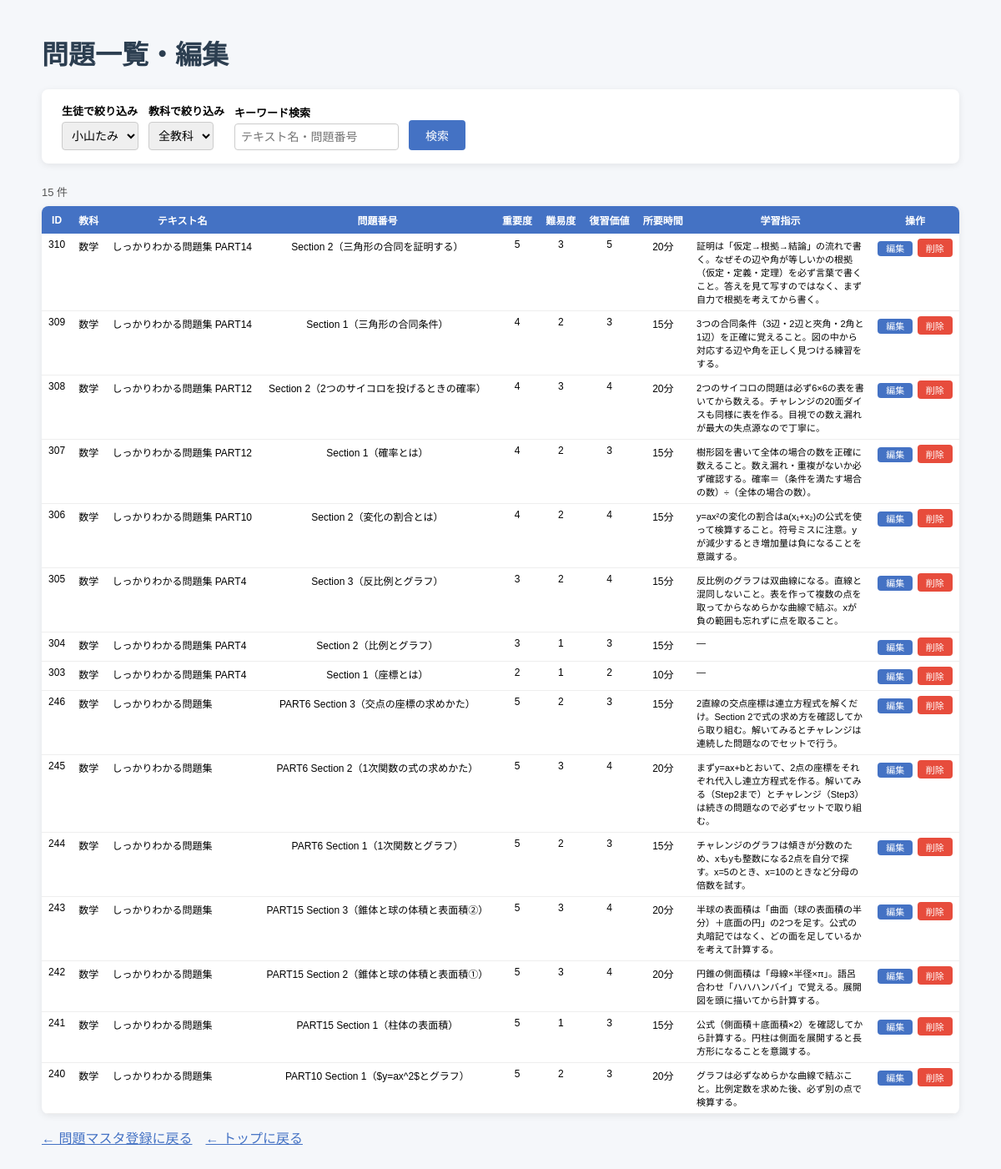
The app's page /problems/list?student_id=S002, older data.
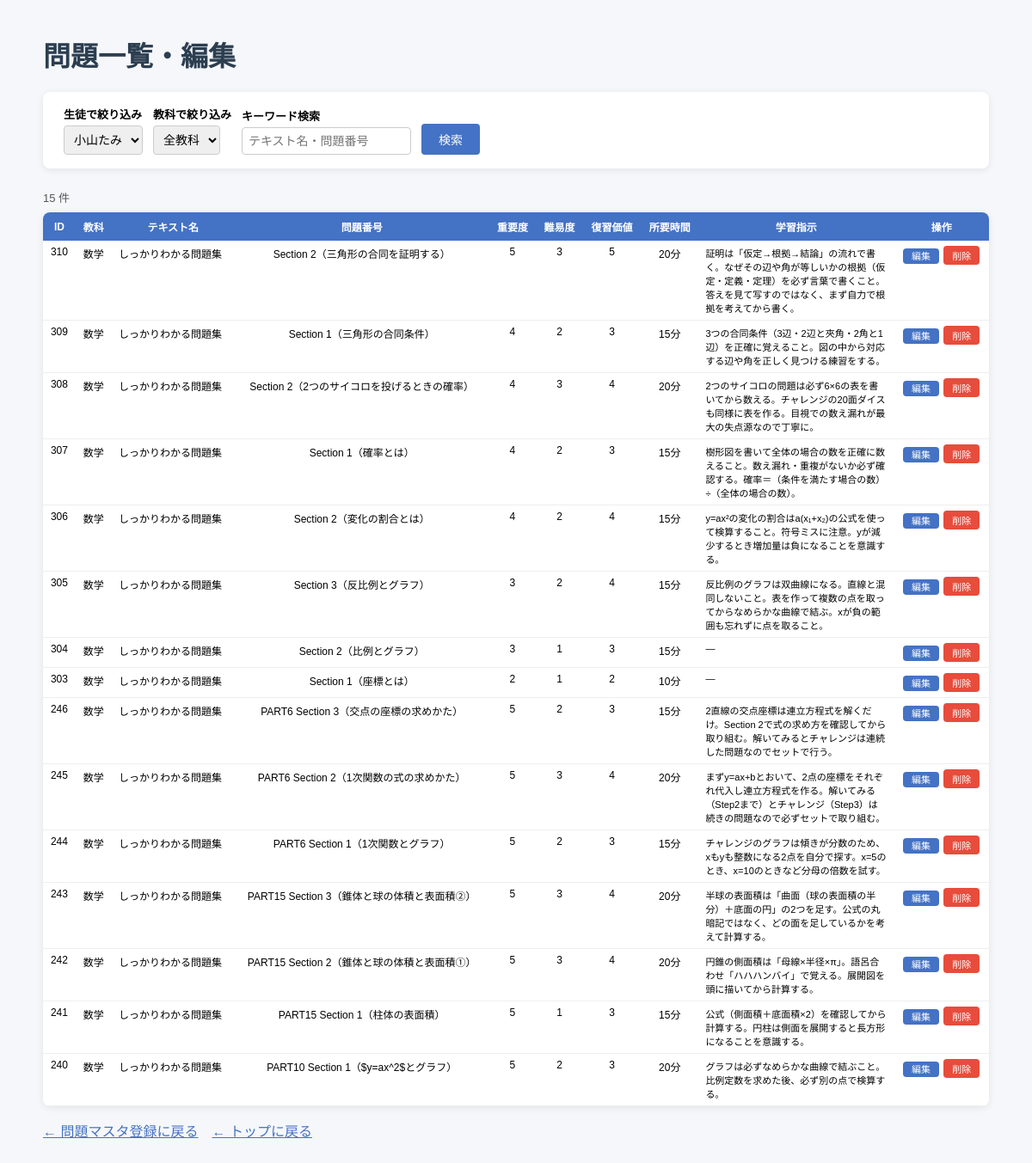
The same page, newer data.
### tables this page shows
CREATE TABLE problems (
            problem_id INTEGER PRIMARY KEY AUTOINCREMENT,
            subject TEXT NOT NULL,
            textbook TEXT NOT NULL,
            problem_number TEXT NOT NULL,
            importance TEXT NOT NULL,
            type TEXT NOT NULL
        , instruction TEXT, difficulty INTEGER DEFAULT 3, review_value INTEGER DEFAULT 3, estimated_minutes INTEGER DEFAULT 15, textbook_id INTEGER, section_id INTEGER, order_in_textbook INTEGER);

### app.py (the view, shortened to what this page needs)
@app.route("/problems/list")
def problems_list():
    conn = get_connection()
    c = conn.cursor()
    student_id = request.args.get("student_id", "")
    subject = request.args.get("subject", "")
    keyword = request.args.get("keyword", "")
    query = "SELECT * FROM problems WHERE 1=1"
    params = []
    if student_id:
        query = """SELECT DISTINCT p.* FROM problems p
                   JOIN assignments a ON p.problem_id = a.problem_id
                   WHERE a.student_id = ?"""
        params.append(student_id)
        if subject:
            query += " AND p.subject=?"
            params.append(subject)
        if keyword:
            query += " AND (p.textbook LIKE ? OR p.problem_number LIKE ?)"
            params.extend([f"%{keyword}%", f"%{keyword}%"])
    query += " ORDER BY problem_id DESC"
    c.execute(query, params)
    problems = c.fetchall()
    c.execute("SELECT * FROM students ORDER BY student_id")
    students = c.fetchall()
    c.execute("SELECT DISTINCT subject FROM problems ORDER BY subject")
    subjects = [row["subject"] for row in c.fetchall()]
    conn.close()
    return render_template("problems_list.html",
                           problems=problems,
                           students=students,
                           subjects=subjects,
                           selected_student=student_id,
                           selected_subject=subject,
                           keyword=keyword)

### database.py (called while the page is built)
def get_connection():
    conn = sqlite3.connect(DB_PATH)
    conn.row_factory = sqlite3.Row
    return conn

### templates/problems_list.html (shortened to what this page needs)
<!DOCTYPE html>
<html lang="ja">
<head>
</head>
<body>
  <h1>問題一覧・編集</h1>
  <div class="filter-box">
    <form method="GET" style="display:flex; gap:12px; flex-wrap:wrap; align-items:flex-end;">
      <div>
        <label>生徒で絞り込み</label>
        <select name="student_id" onchange="this.form.submit()">
          {% for s in students %}
          <option value="{{ s.student_id }}"
            {% if s.student_id == selected_student %}selected{% endif %}>
            {{ s.name }}
          </option>
          {% endfor %}
        </select>
      </div>
      <div>
        <label>教科で絞り込み</label>
        <select name="subject" onchange="this.form.submit()">
          <option value="">全教科</option>
        </select>
      </div>
      <div>
        <label>キーワード検索</label>
        <input type="text" name="keyword" value="{{ keyword }}" placeholder="テキスト名・問題番号">
      </div>
      <button type="submit">検索</button>
    </form>
  </div>
  <p class="count">{{ problems | length }} 件</p>
  <table>
    <tr>
      <th>ID</th><th>教科</th><th>テキスト名</th><th>問題番号</th>
      <th>重要度</th><th>難易度</th><th>復習価値</th><th>所要時間</th>
      <th>学習指示</th><th>操作</th>
    </tr>
    {% for p in problems %}
    <tr id="row-{{ p.problem_id }}">
      <td>{{ p.problem_id }}</td>
      <td>{{ p.subject }}</td>
      <td class="left">{{ p.textbook }}</td>
      <td>{{ p.problem_number }}</td>
      <td>{{ p.importance }}</td>
      <td>{{ p.difficulty }}</td>
      <td>{{ p.review_value }}</td>
      <td>{{ p.estimated_minutes }}分</td>
      <td class="left" style="max-width:200px; font-size:11px;">{{ p.instruction or "―" }}</td>
      <td style="white-space:nowrap;">
        <a class="btn-edit" href="/problems/edit/{{ p.problem_id }}">編集</a>
        <button class="btn-del"
          onclick="deleteProblem({{ p.problem_id }}, this)">削除</button>
      </td>
    </tr>
    {% endfor %}
  </table>
  <p><a class="back" href="/problems">← 問題マスタ登録に戻る</a>　<a class="back" href="/">← トップに戻る</a></p>
</body>
</html>

Row changes from the older to the newer data that the page shows:
changed problems "Section 2（三角形の合同を証明する）": textbook "しっかりわかる問題集 PART14" → "しっかりわかる問題集"
changed problems "Section 1（三角形の合同条件）": textbook "しっかりわかる問題集 PART14" → "しっかりわかる問題集"
changed problems "Section 2（2つのサイコロを投げるときの確率）": textbook "しっかりわかる問題集 PART12" → "しっかりわかる問題集"
changed problems "Section 1（確率とは）": textbook "しっかりわかる問題集 PART12" → "しっかりわかる問題集"
changed problems "Section 2（変化の割合とは）": textbook "しっかりわかる問題集 PART10" → "しっかりわかる問題集"
changed problems "Section 3（反比例とグラフ）": textbook "しっかりわかる問題集 PART4" → "しっかりわかる問題集"
changed problems "Section 2（比例とグラフ）": textbook "しっかりわかる問題集 PART4" → "しっかりわかる問題集"
changed problems "Section 1（座標とは）": textbook "しっかりわかる問題集 PART4" → "しっかりわかる問題集"
